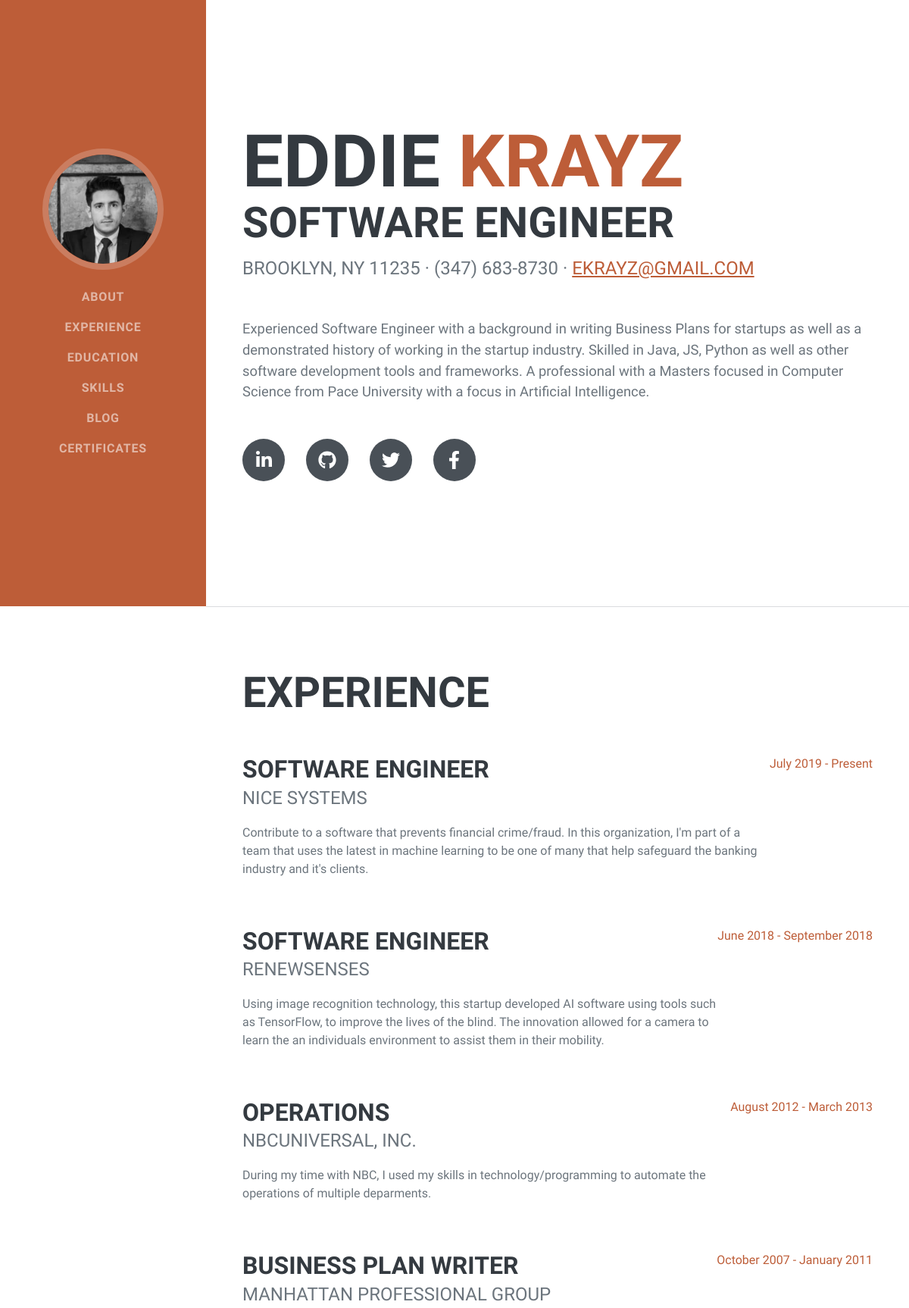
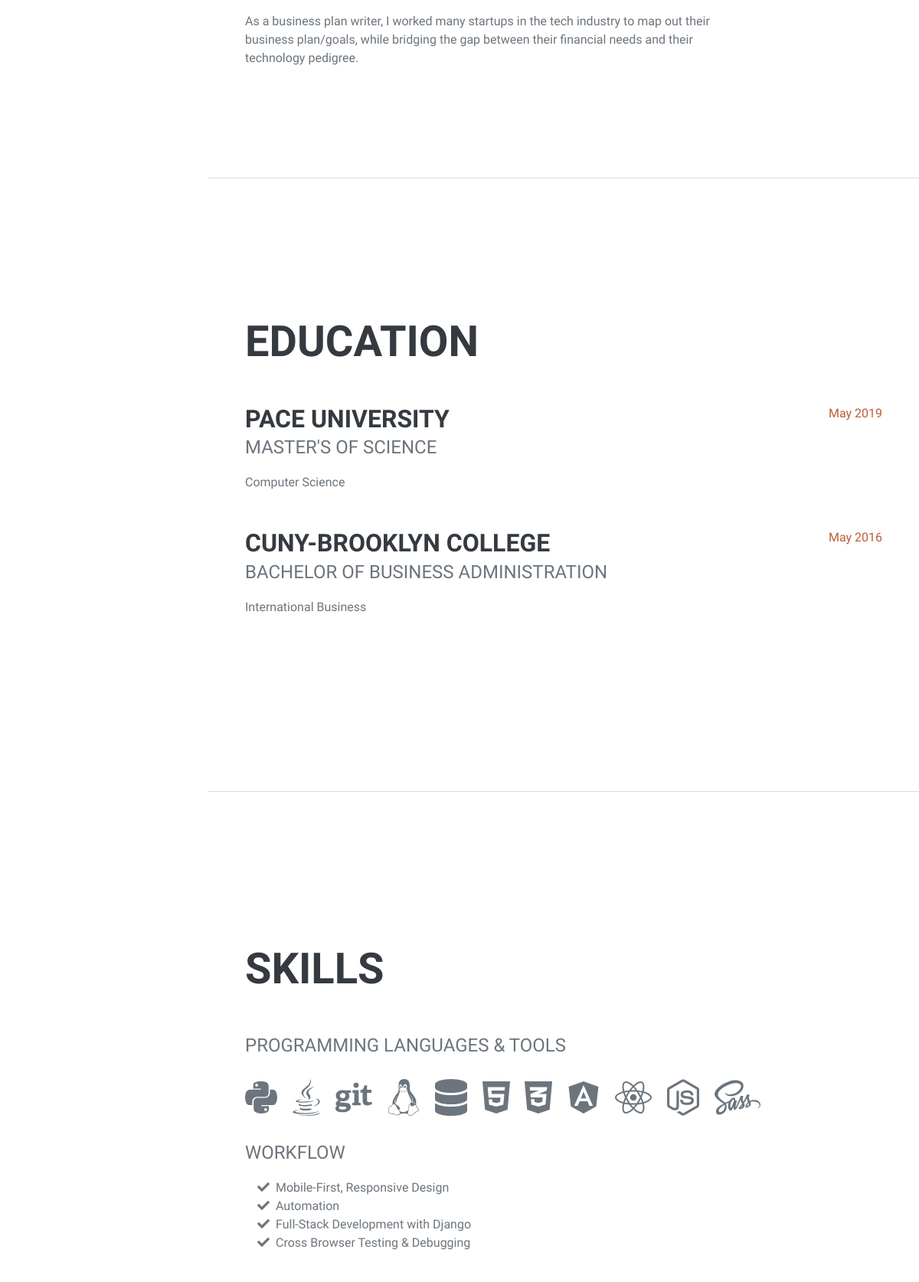
The page / (upper part) on the database its author committed (2 pictures, top to bottom).
### personal/models.py (models this page shows)
class Photo(models.Model):
  img = models.ImageField(upload_to='pics/')

class Personal(models.Model):
  fname = models.CharField(max_length=50)
  lname = models.CharField(max_length=50)
  city = models.CharField(max_length=50)
  state = models.CharField(max_length=50)
  zipcode = models.CharField(max_length=50)
  email = models.CharField(max_length=50)
  phonenumber = models.CharField(max_length=50)
  title = models.CharField(max_length=50, null=True)
  about = models.TextField(blank=True, null=True)

class Experience(models.Model):
  position = models.CharField(max_length=50)
  company = models.CharField(max_length=50, default="compay")
  fromdate = models.DateTimeField(default=datetime.now, blank=True)
  todate = models.DateTimeField(default=datetime.now, blank=True)
  present = models.BooleanField(default=False)
  description = models.TextField(max_length=1000000, blank=True, null=True)

class Education(models.Model):
  university = models.CharField(max_length=50)
  degree = models.CharField(max_length=50)
  field = models.CharField(max_length=50)
  graduation = models.DateTimeField(default=datetime.now, blank=True)

class Skill(models.Model):
  workflow_skill = models.CharField(max_length=50)

### personal/views.py (the view)
# urls.py: path('', views.index, name='index'),
def index(request):
  experiences = Experience.objects.all()
  educations = Education.objects.all()
  photos = Photo.objects.all()
  count = Photo.objects.all().count()
  personals = Personal.objects.all()
  certifications = Certification.objects.all()
  skills = Skill.objects.all()
  return render(request, 'index.html', {'experiences': experiences, 'educations': educations, 'photos': photos, "count": count, "personals": personals, "certifications": certifications, "skills": skills})

### personal/templates/index.html (shortened to what this page needs)
{% extends 'base.html' %}
{% load static %}
{% block content %}
        <div class="container-fluid p-0">
            <section class="resume-section" id="about">
                <div class="resume-section-content">
                    <h1 class="mb-0">
                        {{ personals.0.fname }}
                        <span class="text-primary">{{ personals.0.lname }}</span>
                        <h2>{{ personals.0.title }}</h2>
                    </h1>
                    <div class="subheading mb-5">
                        {{personals.0.city}}, {{personals.0.state}} {{personals.0.zipcode}} · {{personals.0.phonenumber}} ·
                        <a href="mailto:name@email.com">{{personals.0.email}}</a>
                    </div>
                    <p class="lead mb-5">{{personals.0.about}}</p>
                    <div class="social-icons">
                        <a class="social-icon" href="https://www.linkedin.com/in/eduard-krayz-m-s-8772a224/"><i class="fab fa-linkedin-in"></i></a>
                        <a class="social-icon" href="#!"><i class="fab fa-github"></i></a>
                        <a class="social-icon" href="#!"><i class="fab fa-twitter"></i></a>
                        <a class="social-icon" href="#!"><i class="fab fa-facebook-f"></i></a>
                    </div>
                </div>
            </section>
            <hr class="m-0" />
            <section class="resume-section" id="experience">
                <div class="resume-section-content">
                    <h2 class="mb-5">Experience</h2>
                    {% for experience in experiences %}
                    <div class="d-flex flex-column flex-md-row justify-content-between mb-5">
                        <div class="flex-grow-1">
                            <h3 class="mb-0">{{experience.position}}</h3>
                            <div class="subheading mb-3">{{experience.company}}</div>
                            <p>{{experience.description}}</p>
                        </div>
                        {% if experience.present == False %}
                            <div class="flex-shrink-0"><span class="text-primary">{{experience.fromdate | date:'F Y'}} - {{experience.todate | date:'F Y'}}</span></div>
                        {% else %}
                            <div class="flex-shrink-0"><span class="text-primary">{{experience.fromdate | date:'F Y'}} - Present</span></div>
                        {% endif %}
                    </div>
                    {% endfor %}
                </div>
            </section>
            <hr class="m-0" />
            <section class="resume-section" id="education">
                <div class="resume-section-content">
                    <h2 class="mb-5">Education</h2>
                    {% for education in educations %}
                    <div class="d-flex flex-column flex-md-row justify-content-between mb-5">
                        <div class="flex-grow-1">
                            <h3 class="mb-0">{{education.university}}</h3>
                            <div class="subheading mb-3">{{education.degree}}</div>
                            <div>{{education.field}}</div>
                        </div>
                        <div class="flex-shrink-0"><span class="text-primary">{{education.graduation | date:'F Y'}}</span></div>
                    </div>
                    {% endfor %}
                </div>
            </section>
            <hr class="m-0" />
            <section class="resume-section" id="skills">
                <div class="resume-section-content">
                    <h2 class="mb-5">Skills</h2>
                    <div class="subheading mb-3">Programming Languages & Tools</div>
                    <ul class="list-inline dev-icons">
                        <li class="list-inline-item"><i class="fab fa-python"></i></li>
                        <li class="list-inline-item"><i class="fab fa-java"></i></li>
                        <li class="list-inline-item"><i class="fab fa-git"></i></li>
                        <li class="list-inline-item"><i class="fab fa-linux"></i></li>
                        <li class="list-inline-item"><i class="fa fa-database"></i></li>
                        <li class="list-inline-item"><i class="fab fa-html5"></i></li>
                        <li class="list-inline-item"><i class="fab fa-css3-alt"></i></li>
                        <li class="list-inline-item"><i class="fab fa-angular"></i></li>
                        <li class="list-inline-item"><i class="fab fa-react"></i></li>
                        <li class="list-inline-item"><i class="fab fa-node-js"></i></li>
                        <li class="list-inline-item"><i class="fab fa-sass"></i></li>
                    </ul>
                    <div class="subheading mb-3">Workflow</div>
                    <ul class="fa-ul mb-0">
                        {% for skill in skills %}
                        <li>
                            <span class="fa-li"><i class="fas fa-check"></i></span>
                            {{skill.workflow_skill}}
                        </li>
                        {% endfor %}
                    </ul>
                </div>
            </section>
        </div>
{% endblock %}

### personal/templates/base.html (shortened to what this page needs)
{% load static %}
<!DOCTYPE html>
<html lang="en">
    <head>
        <link href="{% static 'css/styles.css' %}" rel="stylesheet" />
    </head>
    <body id="page-top">
        <nav class="navbar navbar-expand-lg navbar-dark bg-primary fixed-top" id="sideNav">
            <a class="navbar-brand js-scroll-trigger" href="#page-top">
                <span class="d-none d-lg-block">
                    {% for photo in photos %}
                    <img class="img-fluid img-profile rounded-circle mx-auto mb-2" src="{{photo.img.url}}" alt="..." />
                    {% endfor %}
                </span>
            </a>
            <div class="collapse navbar-collapse" id="navbarResponsive">
                <ul class="navbar-nav">
                    <li class="nav-item"><a class="nav-link js-scroll-trigger" href="/#about">About</a></li>
                    <li class="nav-item"><a class="nav-link js-scroll-trigger" href="/#experience">Experience</a></li>
                    <li class="nav-item"><a class="nav-link js-scroll-trigger" href="/#education">Education</a></li>
                    <li class="nav-item"><a class="nav-link js-scroll-trigger" href="/#skills">Skills</a></li>
                    <li class="nav-item"><a class="nav-link js-scroll-trigger" href="/blog">Blog</a></li>
                    <li class="nav-item"><a class="nav-link js-scroll-trigger" href="/#certificates">Certificates</a></li>
                </ul>
            </div>
        </nav>
{% block content %}
{% endblock %}
    </body>
</html>

### rows shown on the page
Photo: img (picture)
Personal: fname "EDDIE", lname "KRAYZ", title "SOFTWARE ENGINEER", city "BROOKLYN", state "NY", zipcode "11235", phonenumber "(347) 683-8730", email "EKRAYZ@GMAIL.COM", about "Experienced Software Engineer with a background in writing Business Plans for startups as well as a demonstrated history of working in the startup industry. Skilled in Java, JS, Python as well as other software development tools and frameworks. A professional with a Masters focused in Computer Science from Pace University with a focus in Artificial Intelligence."
Experience: position "SOFTWARE ENGINEER", company "NICE SYSTEMS", description "Contribute to a software that prevents financial crime/fraud. In this organization, I'm part of a team that uses the latest in machine learning to be one of many that help safeguard the banking industry and it's clients.", fromdate "July 2019"
Experience: position "SOFTWARE ENGINEER", company "RENEWSENSES", description "Using image recognition technology, this startup developed AI software using tools such as TensorFlow, to improve the lives of the blind. The innovation allowed for a camera to learn the an individuals environment to assist them in their mobility.", fromdate "June 2018", todate "September 2018"
Experience: position "OPERATIONS", company "NBCUNIVERSAL, INC.", description "During my time with NBC, I used my skills in technology/programming to automate the operations of multiple deparments.", fromdate "August 2012", todate "March 2013"
Experience: position "BUSINESS PLAN WRITER", company "MANHATTAN PROFESSIONAL GROUP", description "As a business plan writer, I worked many startups in the tech industry to map out their business plan/goals, while bridging the gap between their financial needs and their technology pedigree.", fromdate "October 2007", todate "January 2011"
Education: university "PACE UNIVERSITY", degree "MASTER'S OF SCIENCE", field "Computer Science", graduation "May 2019"
Education: university "CUNY-BROOKLYN COLLEGE", degree "BACHELOR OF BUSINESS ADMINISTRATION", field "International Business", graduation "May 2016"
Skill: workflow_skill "Mobile-First, Responsive Design"
Skill: workflow_skill "Automation"
Skill: workflow_skill "Full-Stack Development with Django"
Skill: workflow_skill "Cross Browser Testing & Debugging"
